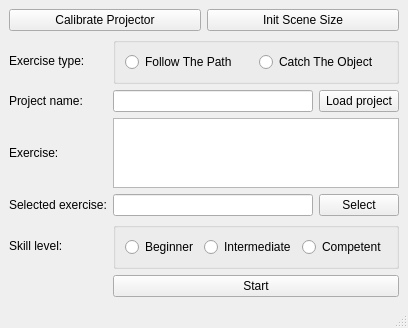
<?xml version="1.0" encoding="UTF-8"?>
<ui version="4.0">
 <class>MainWindow</class>
 <widget class="QMainWindow" name="MainWindow">
  <property name="geometry">
   <rect>
    <x>0</x>
    <y>0</y>
    <width>286</width>
    <height>327</height>
   </rect>
  </property>
  <property name="windowTitle">
   <string>MainWindow</string>
  </property>
  <widget class="QWidget" name="centralwidget">
   <layout class="QGridLayout" name="gridLayout">
    <item row="0" column="0" colspan="3">
     <layout class="QHBoxLayout" name="horizontalLayout_3">
      <item>
       <widget class="QPushButton" name="button_calibrate_projector">
        <property name="text">
         <string>Calibrate Projector</string>
        </property>
       </widget>
      </item>
      <item>
       <widget class="QPushButton" name="button_init_scene_size">
        <property name="text">
         <string>Init Scene Size</string>
        </property>
       </widget>
      </item>
     </layout>
    </item>
    <item row="1" column="0">
     <widget class="QLabel" name="label_exercise_2">
      <property name="text">
       <string>Exercise type:</string>
      </property>
     </widget>
    </item>
    <item row="1" column="1" colspan="2">
     <widget class="QGroupBox" name="exercise_typ_box">
      <layout class="QHBoxLayout" name="horizontalLayout">
       <item>
        <widget class="QRadioButton" name="radio_button_follow">
         <property name="text">
          <string>Follow The Path</string>
         </property>
        </widget>
       </item>
       <item>
        <widget class="QRadioButton" name="radio_button_catch">
         <property name="text">
          <string>Catch The Object</string>
         </property>
        </widget>
       </item>
      </layout>
     </widget>
    </item>
    <item row="2" column="0">
     <widget class="QLabel" name="label_project_name">
      <property name="text">
       <string>Project name:</string>
      </property>
     </widget>
    </item>
    <item row="2" column="1">
     <widget class="QLineEdit" name="line_project_name"/>
    </item>
    <item row="2" column="2">
     <widget class="QPushButton" name="button_load_project">
      <property name="text">
       <string>Load project</string>
      </property>
     </widget>
    </item>
    <item row="3" column="0">
     <widget class="QLabel" name="label_exercise">
      <property name="text">
       <string>Exercise:</string>
      </property>
     </widget>
    </item>
    <item row="3" column="1" colspan="2">
     <widget class="QListView" name="list_exercises"/>
    </item>
    <item row="4" column="0">
     <widget class="QLabel" name="label_selected">
      <property name="text">
       <string>Selected exercise:</string>
      </property>
     </widget>
    </item>
    <item row="4" column="1">
     <widget class="QLineEdit" name="line_selected_exercises"/>
    </item>
    <item row="4" column="2">
     <widget class="QPushButton" name="button_select_exercise">
      <property name="text">
       <string>Select</string>
      </property>
     </widget>
    </item>
    <item row="5" column="0">
     <widget class="QLabel" name="label_skill_level">
      <property name="text">
       <string>Skill level:</string>
      </property>
     </widget>
    </item>
    <item row="5" column="1" colspan="2">
     <widget class="QGroupBox" name="group_skill_level">
      <layout class="QHBoxLayout" name="horizontalLayout_2">
       <item>
        <widget class="QRadioButton" name="radio_button_beginner">
         <property name="text">
          <string>Beginner</string>
         </property>
        </widget>
       </item>
       <item>
        <widget class="QRadioButton" name="radio_button_intermediate">
         <property name="text">
          <string>Intermediate</string>
         </property>
        </widget>
       </item>
       <item>
        <widget class="QRadioButton" name="radio_button_competent">
         <property name="text">
          <string>Competent</string>
         </property>
        </widget>
       </item>
      </layout>
     </widget>
    </item>
    <item row="6" column="1" colspan="2">
     <widget class="QPushButton" name="button_start">
      <property name="text">
       <string>Start</string>
      </property>
     </widget>
    </item>
   </layout>
  </widget>
  <widget class="QMenuBar" name="menubar">
   <property name="geometry">
    <rect>
     <x>0</x>
     <y>0</y>
     <width>286</width>
     <height>17</height>
    </rect>
   </property>
  </widget>
  <widget class="QStatusBar" name="statusbar"/>
 </widget>
 <resources/>
 <connections/>
</ui>
